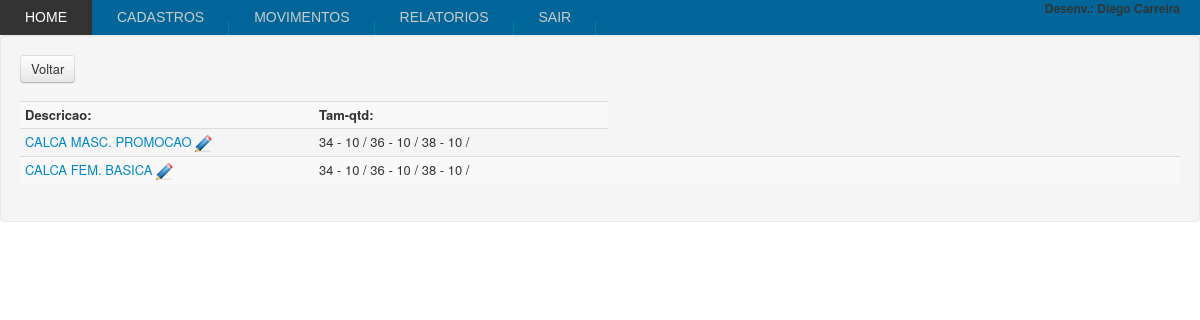
The app's page /pesquisaProduto.php (signed in) with its own data.
### tables this page shows
Create table produto (
	idpro Int NOT NULL AUTO_INCREMENT,
	descricao Varchar(40),
	custo Double(10,2),
	valor Double(10,2),
 Index idx_produto (idpro),
 Primary Key (idpro));

Create table itemproduto (
	idpro Int NOT NULL,
	tam Varchar(4) NOT NULL,
	barras Int(9) ZEROFILL,
	estoque Int NOT NULL DEFAULT 0,
 Primary Key (idpro,tam));

### pesquisaProduto.php (the view, shortened to what this page needs)
<!DOCTYPE html PUBLIC "-//W3C//DTD XHTML 1.0 Transitional//EN" "http://www.w3.org/TR/xhtml1/DTD/xhtml1-transitional.dtd">
<html xmlns="http://www.w3.org/1999/xhtml">
<head>
<link href="estilo.css" rel="stylesheet" type="text/css" />
<?php include'links-tb.php'; ?>
</head>
<body>
<?php require 'menu'.$_SESSION['tipoUsu'].'.php'; ?>
<div class="well">
<a  class="btn" href="cadastraProduto.php">Voltar</a>
<br /><br />
<?php
	$sql1 = "SELECT * FROM produto ";
	$result1 = mysql_query($sql1);
?> <table class="table table-pesq">
        <tr class="formTitulo row">
            <td>Descricao:</td>
            <td>Tam-qtd:</td>
        </tr>
<?php
while($linha = mysql_fetch_array($result1) ) {
	$descricao = $linha['descricao'];
?>
	<tr class="row">
        <td class="span4">
            <a class="" href="cadastraProduto.php?descricao=<?php echo $descricao;?>&id=<?php echo $linha['idpro']; ?>&alt=1">
                <?php echo $descricao; ?> <img src="imagens/lapis.png" style="border:none" title="editar">
            </a>
        </td>
        <td class="span4">
			<?php
				$idTitulo = $linha['idpro'];
				$sql2 = "SELECT * FROM itemproduto WHERE idpro = '$idTitulo'";
				$result2 = mysql_query($sql2);
				while ($linha2 = mysql_fetch_array($result2) ){
				echo $linha2['tam'];
				echo' - ';
				echo $linha2['estoque'];
				echo' / ';
			?>
<?php } }?>
    </td>
    	<td>
        </td>
	</tr>
</table>
</div>
</body>
</html>

### links-tb.php (shortened to what this page needs)
<link href="bootstrap/css/bootstrap.css" rel="stylesheet" media="screen">
<link href="bootstrap/css/bootstrap.min.css" rel="stylesheet" media="screen">
<link href="bootstrap/css/bootstrap-responsive.css" rel="stylesheet" media="screen">
<link href="bootstrap/css/bootstrap-responsive.min.css" rel="stylesheet" media="screen">

### menu1.php (shortened to what this page needs)
<link href="menu/menu_style.css" rel="stylesheet" type="text/css" />
<div class="menu">
<ul>
<li><a href="index.php" target="_self" >HOME</a>
</li>
<li><a href="#" target="_self" >CADASTROS</a>
</li>
<li><a href="#" target="_self" >MOVIMENTOS</a>
</li>
<li><a href="#" target="_self" >RELATORIOS</a>
</li>
<li><a href="login.php" target="_self" >SAIR</a>
</li>
<li style="float:right"><cite style="float:right; padding-right:20px; font-size:12px">Desenv.: Diego Carreira</cite> </li>
</ul>
</div>

### estilo.css (style rules this page uses)
body { margin:0px; padding:0px; width:100%; height:100%; }
* { text-decoration:none; }
.formTitulo { font-weight:bold; text-align:center; }
.table-pesq a { text-decoration:none; }

### menu/menu_style.css (style rules this page uses)
.menu { border:none; border:0px; margin:0px; padding:0px; font: 67.5% "Lucida Sans Unicode", "Bitstream Vera Sans", "Trebuchet Unicode MS", "Lucida Grande", Verdana, Helvetica, sans-serif; font-size:14px; font-weight:bold; }
.menu ul { background:#069; height:35px; list-style:none; margin:0; padding:0; }
.menu li { float:left; padding:0px; }
.menu li a { background:#069 url("images/seperator-azul.gif") bottom right no-repeat; color:#cccccc; display:block; font-weight:normal; line-height:35px; margin:0px; padding:0px 25px; text-align:center; text-decoration:none; }

### records on screen
produto: descricao "CALCA MASC. PROMOCAO"
itemproduto: tam "34", estoque "10"
itemproduto: tam "36", estoque "10"
itemproduto: tam "38", estoque "10"
produto: descricao "CALCA FEM. BASICA"
itemproduto: tam "34", estoque "10"
itemproduto: tam "36", estoque "10"
itemproduto: tam "38", estoque "10"
